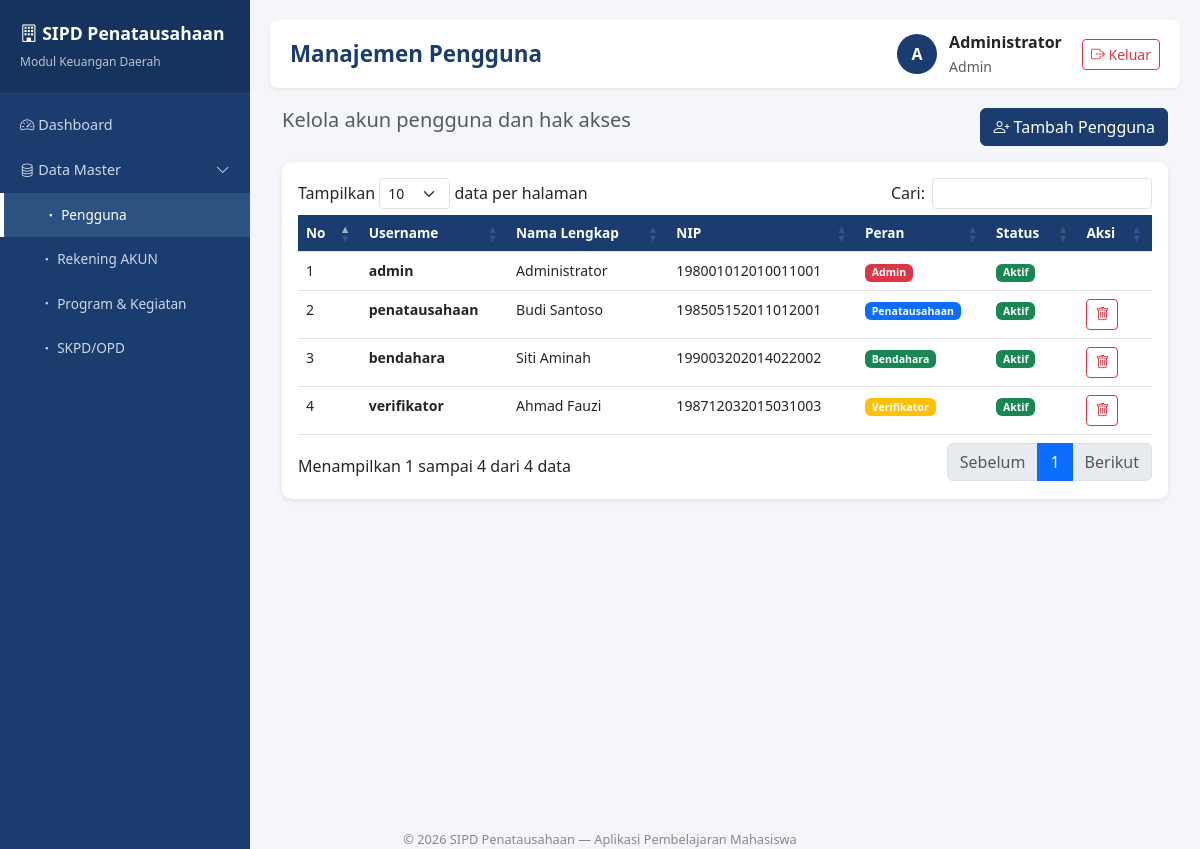
/master_user.php (signed in), run on the app's committed database.
### tables this page shows
CREATE TABLE IF NOT EXISTS users (
    id INT AUTO_INCREMENT PRIMARY KEY,
    username VARCHAR(50) NOT NULL UNIQUE,
    password VARCHAR(255) NOT NULL,
    nama VARCHAR(100) NOT NULL,
    nip VARCHAR(30) DEFAULT NULL,
    role ENUM('admin','penatausahaan','bendahara','verifikator') NOT NULL DEFAULT 'penatausahaan',
    skpd_id INT DEFAULT NULL,
    is_active TINYINT(1) DEFAULT 1,
    created_at TIMESTAMP DEFAULT CURRENT_TIMESTAMP
);

### master_user.php (the view, shortened to what this page needs)
<?php
require_once __DIR__ . '/includes/header.php';
$query = "SELECT u.*, s.nama_skpd FROM users u LEFT JOIN skpd s ON u.skpd_id = s.id ORDER BY u.id";
$users = mysqli_query($koneksi, $query);
?>
<div class="container-fluid">
    <div class="d-flex justify-content-between mb-3">
        <h5 class="text-muted">Kelola akun pengguna dan hak akses</h5>
        <button class="btn btn-primary" data-bs-toggle="modal" data-bs-target="#modalTambah">
            <i class="bi bi-person-plus"></i> Tambah Pengguna
        </button>
    </div>
    <div class="card">
        <div class="card-body">
            <table class="table table-hover datatable">
                <thead>
                    <tr>
                        <th>No</th><th>Username</th><th>Nama Lengkap</th><th>NIP</th><th>Peran</th><th>Status</th><th>Aksi</th>
                    </tr>
                </thead>
                <tbody>
                    <?php $no = 1; while ($u = mysqli_fetch_assoc($users)): ?>
                    <tr>
                        <td><?= $no++ ?></td>
                        <td><strong><?= $u['username'] ?></strong></td>
                        <td><?= $u['nama'] ?></td>
                        <td><?= $u['nip'] ?: '-' ?></td>
                        <td>
                            <?php
                            $role_cls = array('admin'=>'danger','penatausahaan'=>'primary','bendahara'=>'success','verifikator'=>'warning');
                            $r = (isset($role_cls[$u['role']])) ? $role_cls[$u['role']] : 'secondary';
                            ?>
                            <span class="badge bg-<?= $r ?>"><?= ucfirst($u['role']) ?></span>
                        </td>
                        <td>
                            <?php if ($u['is_active']): ?>
                                <span class="badge bg-success">Aktif</span>
                            <?php else: ?>
                                <span class="badge bg-secondary">Nonaktif</span>
                            <?php endif; ?>
                        </td>
                        <td>
                            <?php if ($u['username'] != 'admin'): ?>
                            <a href="master_user.php?hapus=<?= $u['id'] ?>" class="btn btn-sm btn-outline-danger" onclick="return confirm('Hapus pengguna ini?')">
                                <i class="bi bi-trash"></i>
                            </a>
                            <?php endif; ?>
                        </td>
                    </tr>
                    <?php endwhile; ?>
                </tbody>
            </table>
        </div>
    </div>
</div>
<?php require_once __DIR__ . '/includes/footer.php'; ?>

### includes/header.php (style rules this page uses)
:root { --primary: #1a3c6e; --primary-light: #2c5282; --sidebar-w: 250px; }
body { background: #f4f6f9; font-family: 'Segoe UI', sans-serif; }
.card { border: none; border-radius: 10px; box-shadow: 0 2px 6px rgba(0,0,0,0.08); }
.btn-primary { background: var(--primary); border-color: var(--primary); }
.table thead th { background: var(--primary); color: #fff; font-size: 0.85rem; }
.table td { font-size: 0.88rem; }

### data on the page
users: username "admin", nama "Administrator", nip "198001012010011001", role "Admin", is_active "Aktif"
users: username "penatausahaan", nama "Budi Santoso", nip "198505152011012001", role "Penatausahaan", is_active "Aktif"
users: username "bendahara", nama "Siti Aminah", nip "199003202014022002", role "Bendahara", is_active "Aktif"
users: username "verifikator", nama "Ahmad Fauzi", nip "198712032015031003", role "Verifikator", is_active "Aktif"

### other printed values
$menu['label'] "Dashboard"
$menu['label'] "Data Master"
$sub['label'] "Pengguna"
$sub['label'] "Rekening AKUN"
$sub['label'] "Program & Kegiatan"
$sub['label'] "SKPD/OPD"
$title_map[$current_page] "Manajemen Pengguna"
substr($user['nama'], 0, 1) "A"
$user['nama'] "Administrator"
$user['role'] "Admin"
